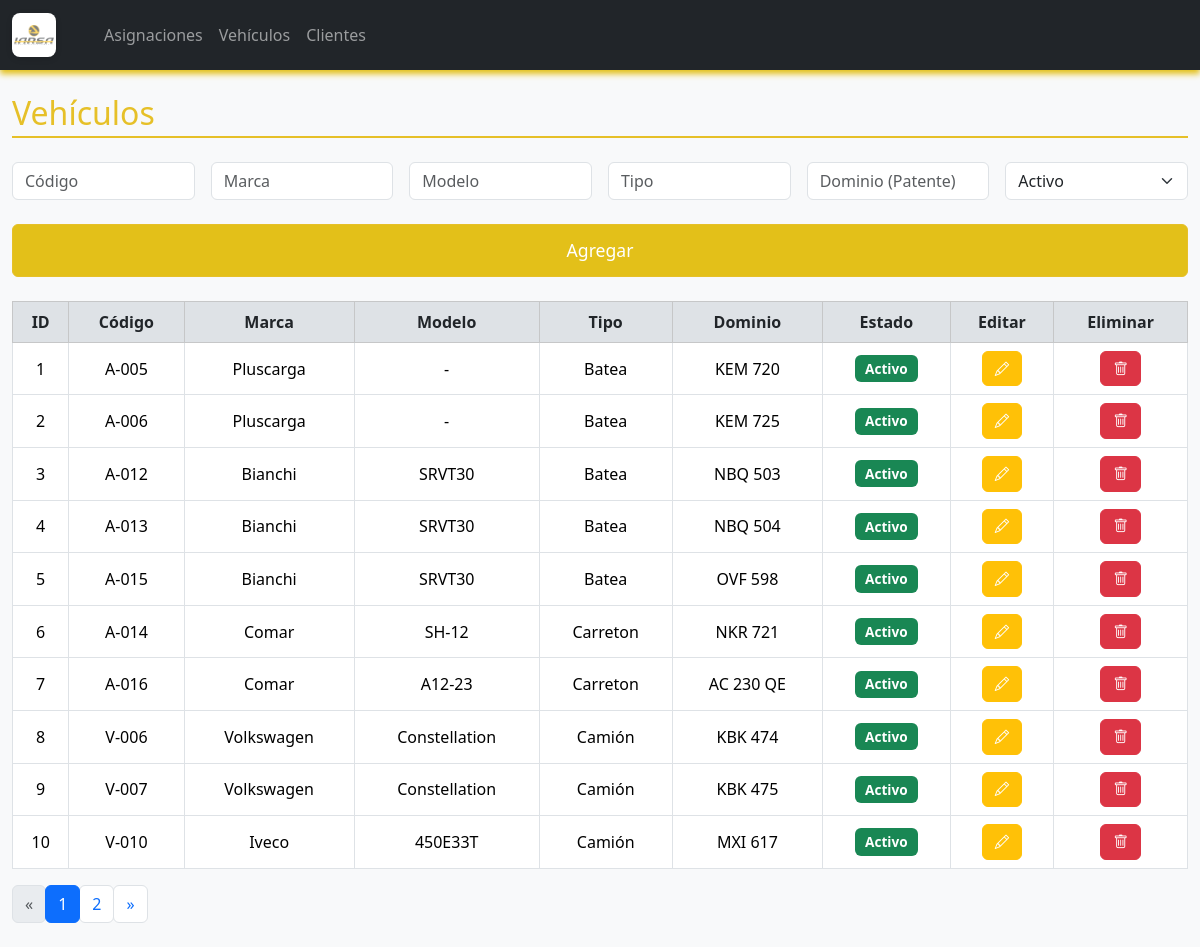
The page /vehiculos on the database its author committed.
### logistica/models.py (models this page shows, shortened)
class Vehiculo(db.Model):
    id = db.Column(db.Integer, primary_key=True)
    codigo = db.Column(db.String(10), nullable=False, unique=True)
    marca = db.Column(db.String(50), nullable=False)
    modelo = db.Column(db.String(50), nullable=False)
    tipo = db.Column(db.String(50), nullable=False)
    dominio = db.Column(db.String(10), nullable=False, unique=True)
    estado = db.Column(db.String(10), nullable=False)

### logistica/routes.py (the view)
@main.route('/vehiculos')
def vehiculos():
    page = request.args.get('page', 1, type=int)
    query = Vehiculo.query.order_by(Vehiculo.id)
    vehiculos, total, total_pages, page = paginar_query(query, page)
    return render_template('vehiculo.html',
                           vehiculos=vehiculos,
                           page=page,
                           total_pages=total_pages)

### logistica/routes.py (called while the page is built)
def paginar_query(query, page, per_page=10):
    total = query.count()
    total_pages = max((total + per_page - 1) // per_page, 1)
    if page < 1:
        page = 1
    elif page > total_pages:
        page = total_pages
    items = query.offset((page - 1) * per_page).limit(per_page).all()
    return items, total, total_pages, page

### logistica/templates/vehiculo.html (shortened to what this page needs)
{% extends "index.html" %}
{% block content %}
<h2 class="mb-4 section-title">Vehículos</h2>
<form method="POST" action="{{ url_for('main.agregar_vehiculo') }}" class="row g-3 mb-4">
    <div class="col-md-2">
        <input type="text" name="codigo" class="form-control" placeholder="Código" required>
    </div>
    <div class="col-md-2">
        <input type="text" name="marca" class="form-control" placeholder="Marca" required>
    </div>
    <div class="col-md-2">
        <input type="text" name="modelo" class="form-control" placeholder="Modelo" required>
    </div>
    <div class="col-md-2">
        <input type="text" name="tipo" class="form-control" placeholder="Tipo" required>
    </div>
    <div class="col-md-2">
        <input type="text" name="dominio" class="form-control" placeholder="Dominio (Patente)" required>
    </div>
    <div class="col-md-2">
        <select name="estado" class="form-select" required>
            <option value="Activo">Activo</option>
        </select>
    </div>
    <div class="col-12">
        <button type="submit" class="btn btn-primary btn-block btn-agregar-grande">Agregar</button>
    </div>
</form>
<table class="table table-bordered table-hover align-middle">
    <thead class="table-light">
        <tr>
            <th>ID</th>
            <th>Código</th>
            <th>Marca</th>
            <th>Modelo</th>
            <th>Tipo</th>
            <th>Dominio</th>
            <th>Estado</th>
            <th>Editar</th>
            <th>Eliminar</th>
        </tr>
    </thead>
    <tbody>
        {% for v in vehiculos %}
        <tr>
            <td>{{ v.id }}</td>
            <td>{{ v.codigo }}</td>
            <td>{{ v.marca }}</td>
            <td>{{ v.modelo }}</td>
            <td>{{ v.tipo }}</td>
            <td>{{ v.dominio }}</td>
            <td>
                <span class="badge {% if v.estado == 'Activo' %}bg-success{% else %}bg-secondary{% endif %}">
                    {{ v.estado }}
                </span>
            </td>
            <td>
                <button type="button" class="btn btn-warning btn-sm" data-bs-toggle="modal" data-bs-target="#editarModal{{ v.id }}">
                    <i class="bi bi-pencil"></i>
                </button>
            </td>
            <td>
                <a href="{{ url_for('main.eliminar_vehiculo', id=v.id) }}" class="btn btn-danger btn-sm">
                    <i class="bi bi-trash"></i>
                </a>
            </td>
        </tr>
        {% endfor %}
    </tbody>
</table>
<nav aria-label="Page navigation example">
  <ul class="pagination">
    <li class="page-item {% if page == 1 %}disabled{% endif %}">
      <a class="page-link" href="{{ url_for('main.vehiculos', page=page-1) }}" aria-label="Previous">
        <span aria-hidden="true">&laquo;</span>
      </a>
    </li>
    {% for p in range(1, total_pages + 1) %}
      <li class="page-item {% if p == page %}active{% endif %}">
        <a class="page-link" href="{{ url_for('main.vehiculos', page=p) }}">{{ p }}</a>
      </li>
    {% endfor %}
    <li class="page-item {% if page == total_pages %}disabled{% endif %}">
      <a class="page-link" href="{{ url_for('main.vehiculos', page=page+1) }}" aria-label="Next">
        <span aria-hidden="true">&raquo;</span>
      </a>
    </li>
  </ul>
</nav>
{% endblock %}

### logistica/templates/index.html (shortened to what this page needs)
<!DOCTYPE html>
<html lang="es">
<head>
    <link href="https://cdn.jsdelivr.net/npm/bootstrap@5.3.7/dist/css/bootstrap.min.css" rel="stylesheet">
    <link href="https://cdn.jsdelivr.net/npm/bootstrap-icons@1.10.5/font/bootstrap-icons.css" rel="stylesheet">
    <link rel="stylesheet" href="{{ url_for('static', filename='style.css') }}">
</head>
<body>
    <nav class="navbar navbar-expand-lg navbar-dark bg-dark">
        <div class="container-fluid">
            <a class="navbar-brand d-flex align-items-center" href="{{ url_for('main.index') }}">
                <img src="{{ url_for('static', filename='isologo IARSA.png') }}" alt="Logo" width="40" height="40" class="me-2">
            </a>
            <div class="collapse navbar-collapse" id="navbarNav">
                <ul class="navbar-nav me-auto">
                    <li class="nav-item">
                        <a class="nav-link" aria-current="page" href="{{ url_for('main.index') }}"></a>
                    </li>
                    <li class="nav-item">
                        <a class="nav-link" href="{{ url_for('main.index') }}">Asignaciones</a>
                    </li>
                    <li class="nav-item">
                        <a class="nav-link" href="{{ url_for('main.vehiculos') }}">Vehículos</a>
                    </li>
                    <li class="nav-item">
                        <a class="nav-link" href="{{ url_for('main.clientes') }}">Clientes</a>
                    </li>
                </ul>
            </div>
        </div>
    </nav>
    <div class="container my-4">
        {% block content %}{% endblock %}
    </div>
</body>
</html>

### logistica/static/style.css (style rules this page uses)
body { background-color: #f8f9fa; font-family: 'Segoe UI', Tahoma, Geneva, Verdana, sans-serif; }
h1, h2, h3 { color: #e6c028; }
.table th, .table td { text-align: center; vertical-align: middle; }
.btn { border-radius: 0.375rem; padding: 0.375rem 0.75rem; font-size: 0.9rem; }
.btn-warning { color: #fff; }
.btn-danger { color: #fff; }
.btn-primary { background-color: #e3c019; border-color: #e6c028; }
.btn-agregar-grande { width: 100%; font-size: 1.1rem; padding: 0.75rem 0; margin-top: 0.5rem; }
form input, form select { border-radius: 0.375rem; }
.navbar { box-shadow: 0 4px 6px #e3c019; }
.navbar-brand { font-weight: bold; letter-spacing: 1px; }
.navbar-brand img { width: 44px; height: 44px; object-fit: contain; background: #fff; border-radius: 8px; padding: 2px; margin-right: 10px; box-shadow: 0 2px 6px rgba(0,0,0,0.12); }
.badge { font-size: 0.85rem; padding: 0.5em 0.75em; border-radius: 0.375rem; }
.pagination .page-item .page-link { border-radius: 0.375rem; }
.container { max-width: 1200px; }
.table thead th { background-color: #dee2e6; font-weight: bold; color: #212529; }
.section-title { border-bottom: 2px solid #e6c028; padding-bottom: 0.25rem; margin-bottom: 1.5rem; }

### rows shown on the page
Vehiculo: id "1", codigo "A-005", marca "Pluscarga", modelo "-", tipo "Batea", dominio "KEM 720", estado "Activo"
Vehiculo: id "2", codigo "A-006", marca "Pluscarga", modelo "-", tipo "Batea", dominio "KEM 725", estado "Activo"
Vehiculo: id "3", codigo "A-012", marca "Bianchi", modelo "SRVT30", tipo "Batea", dominio "NBQ 503", estado "Activo"
Vehiculo: id "4", codigo "A-013", marca "Bianchi", modelo "SRVT30", tipo "Batea", dominio "NBQ 504", estado "Activo"
Vehiculo: id "5", codigo "A-015", marca "Bianchi", modelo "SRVT30", tipo "Batea", dominio "OVF 598", estado "Activo"
Vehiculo: id "6", codigo "A-014", marca "Comar", modelo "SH-12", tipo "Carreton", dominio "NKR 721", estado "Activo"
Vehiculo: id "7", codigo "A-016", marca "Comar", modelo "A12-23", tipo "Carreton", dominio "AC 230 QE", estado "Activo"
Vehiculo: id "8", codigo "V-006", marca "Volkswagen", modelo "Constellation", tipo "Camión", dominio "KBK 474", estado "Activo"
Vehiculo: id "9", codigo "V-007", marca "Volkswagen", modelo "Constellation", tipo "Camión", dominio "KBK 475", estado "Activo"
Vehiculo: id "10", codigo "V-010", marca "Iveco", modelo "450E33T", tipo "Camión", dominio "MXI 617", estado "Activo"

### other values the page prints
{{ p }} "1" "2"
